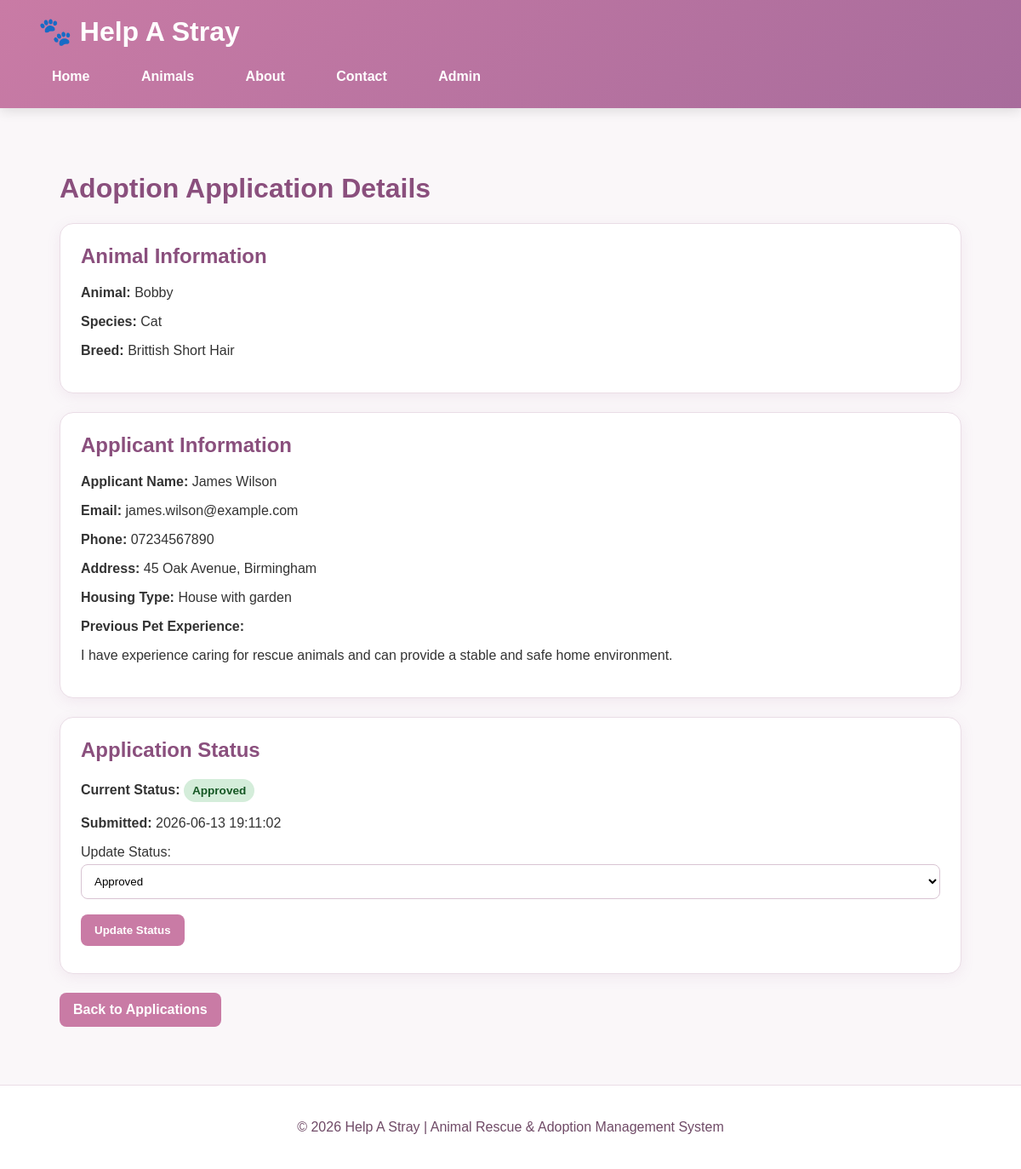
Page /admin/view-application.php?id=3 (signed in) on the committed database.
### tables this page shows
CREATE TABLE `applications` (
  `application_id` int(11) NOT NULL,
  `animal_id` int(11) NOT NULL,
  `full_name` varchar(100) NOT NULL,
  `email` varchar(100) NOT NULL,
  `phone` varchar(30) DEFAULT NULL,
  `address` text DEFAULT NULL,
  `housing_type` varchar(100) DEFAULT NULL,
  `experience` text DEFAULT NULL,
  `status` enum('Pending','Approved','Rejected') DEFAULT 'Pending',
  `application_date` timestamp NOT NULL DEFAULT current_timestamp()
);

CREATE TABLE `animals` (
  `animal_id` int(11) NOT NULL,
  `name` varchar(100) NOT NULL,
  `species` varchar(50) NOT NULL,
  `breed` varchar(100) DEFAULT NULL,
  `age` int(11) DEFAULT NULL,
  `gender` enum('Male','Female') NOT NULL,
  `description` text DEFAULT NULL,
  `image` varchar(255) DEFAULT NULL,
  `status` enum('Available','Reserved','Adopted') DEFAULT 'Available',
  `created_at` timestamp NOT NULL DEFAULT current_timestamp()
);

### admin/view-application.php (the view, shortened to what this page needs)
<?php
require_once '../config/db.php';
$application_id = $_GET['id'];
$stmt = $pdo->prepare("
    SELECT
        applications.*,
        animals.name AS animal_name,
        animals.species,
        animals.breed
    FROM applications
    INNER JOIN animals ON applications.animal_id = animals.animal_id
    WHERE applications.application_id = ?
");
$stmt->execute([$application_id]);
$application = $stmt->fetch(PDO::FETCH_ASSOC);
require_once '../includes/header.php';
?>
<h1>Adoption Application Details</h1>
<div class="card">
    <h2>Animal Information</h2>
    <p><strong>Animal:</strong> <?php echo htmlspecialchars($application['animal_name']); ?></p>
    <p><strong>Species:</strong> <?php echo htmlspecialchars($application['species']); ?></p>
    <p><strong>Breed:</strong> <?php echo htmlspecialchars($application['breed']); ?></p>
</div>
<div class="card">
    <h2>Applicant Information</h2>
    <p><strong>Applicant Name:</strong> <?php echo htmlspecialchars($application['full_name']); ?></p>
    <p><strong>Email:</strong> <?php echo htmlspecialchars($application['email']); ?></p>
    <p><strong>Phone:</strong> <?php echo htmlspecialchars($application['phone']); ?></p>
    <p><strong>Address:</strong> <?php echo nl2br(htmlspecialchars($application['address'])); ?></p>
    <p><strong>Housing Type:</strong> <?php echo htmlspecialchars($application['housing_type']); ?></p>
    <p><strong>Previous Pet Experience:</strong></p>
    <p><?php echo nl2br(htmlspecialchars($application['experience'])); ?></p>
</div>
<div class="card">
    <h2>Application Status</h2>
<p>
    <strong>Current Status:</strong>
    <span class="badge badge-<?php echo strtolower($application['status']); ?>">
        <?php echo htmlspecialchars($application['status']); ?>
    </span>
</p>    <p><strong>Submitted:</strong> <?php echo htmlspecialchars($application['application_date']); ?></p>
    <form action="update-application-status.php" method="POST">
        <label>Update Status:</label>
        <select name="status" required>
            <option value="Approved" <?php if ($application['status'] === 'Approved') echo 'selected'; ?>>Approved</option>
        </select>
        <br><br>
        <button type="submit">Update Status</button>
    </form>
</div>
<a class="btn" href="applications.php">Back to Applications</a>
<?php require_once '../includes/footer.php'; ?>

### public/css/style.css (style rules this page uses)
* { box-sizing: border-box; }
body { background-color: red; }
body { font-family: Arial, sans-serif; margin: 0; background-color: #faf7f9; color: #333; }
.card { background: white; padding: 24px; margin-bottom: 22px; border-radius: 16px; border: 1px solid #eadde6; box-shadow: 0 4px 16px rgba(168, 108, 156, 0.10); transition: 0.2s ease; }
h1, h2, h3 { color: #8a4f7d; }
.card h2 { margin-top: 0; color: #8a4f7d; }
a { color: #8a4f7d; }
button, .btn { background-color: #c97ba5; color: white; border: none; padding: 11px 16px; border-radius: 8px; text-decoration: none; cursor: pointer; display: inline-block; font-weight: bold; margin-right: 8px; margin-bottom: 8px; }
input, select, textarea { width: 100%; padding: 11px; margin-top: 5px; border: 1px solid #d8c4d2; border-radius: 8px; background: #fff; }
.badge { display: inline-block; padding: 6px 10px; border-radius: 20px; font-size: 0.85rem; font-weight: bold; }
.badge-available, .badge-approved { background-color: #d4edda; color: #155724; }

### rows in the picture
applications: animal.name "Bobby", animal.species "Cat", animal.breed "Brittish Short Hair", full_name "James Wilson", email "james.wilson@example.com", phone "07234567890", address "45 Oak Avenue, Birmingham", housing_type "House with garden", experience "I have experience caring for rescue animals and can provide a stable and safe home environment.", status "Approved", application_date "2026-06-13 19:11:02"
